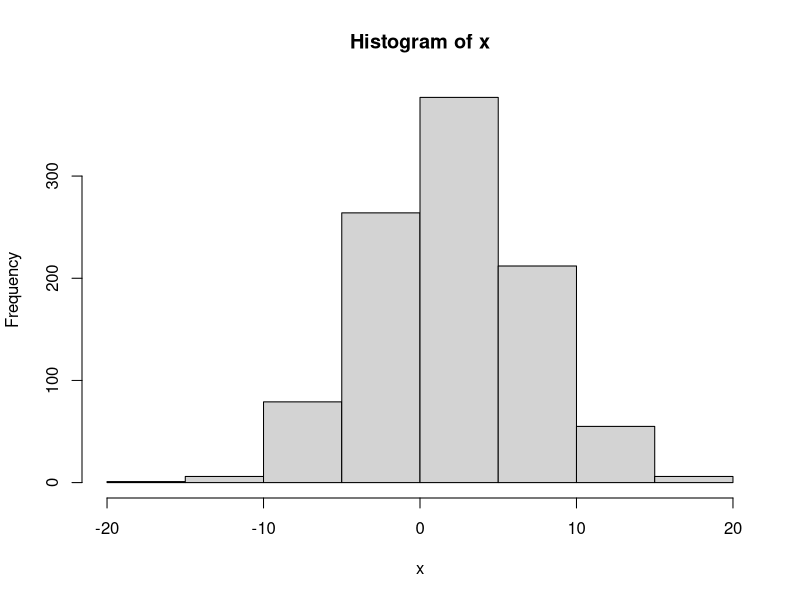
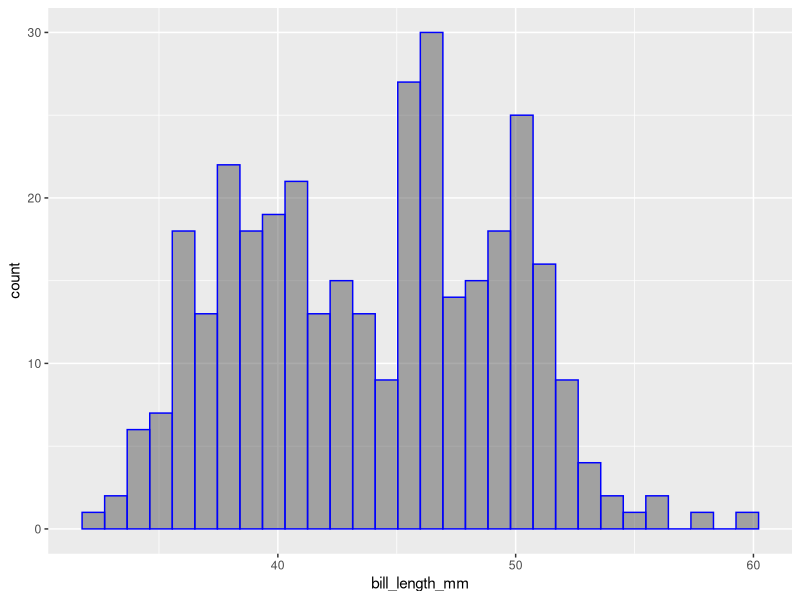
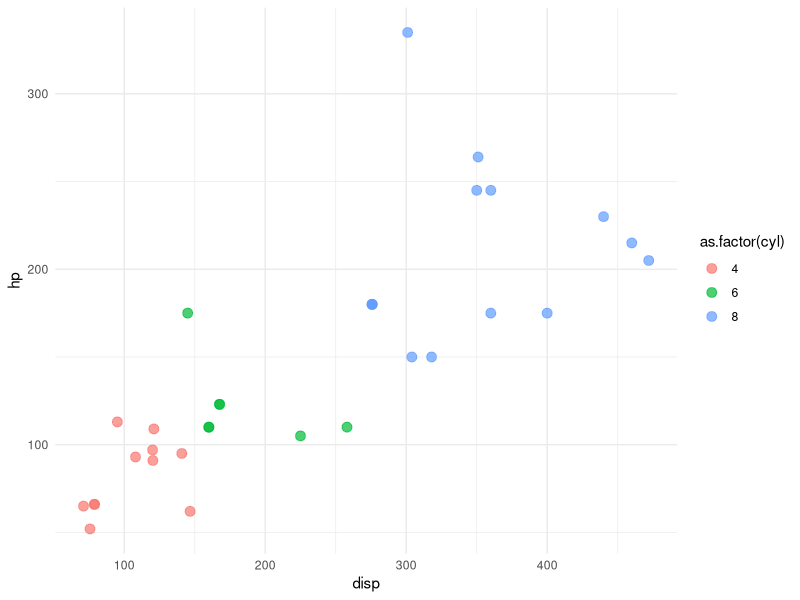

Generate these figures, in order, with R:
## ---- chunk 1
library(tidyverse)
library(palmerpenguins)
## ---- chunk 2
x <- rnorm(1000,2,5)
hist(x)
## ---- chunk 3
penguins |> 
  ggplot(aes(x= bill_length_mm))+
  geom_histogram(bins = 30,col = "Blue",alpha=0.5)

## ---- chunk 4
head(mtcars)
ggplot(mtcars,aes(x= disp,y=hp,col=as.factor(cyl)))+
  geom_point(alpha=0.7,size=3)+
  theme_minimal()


